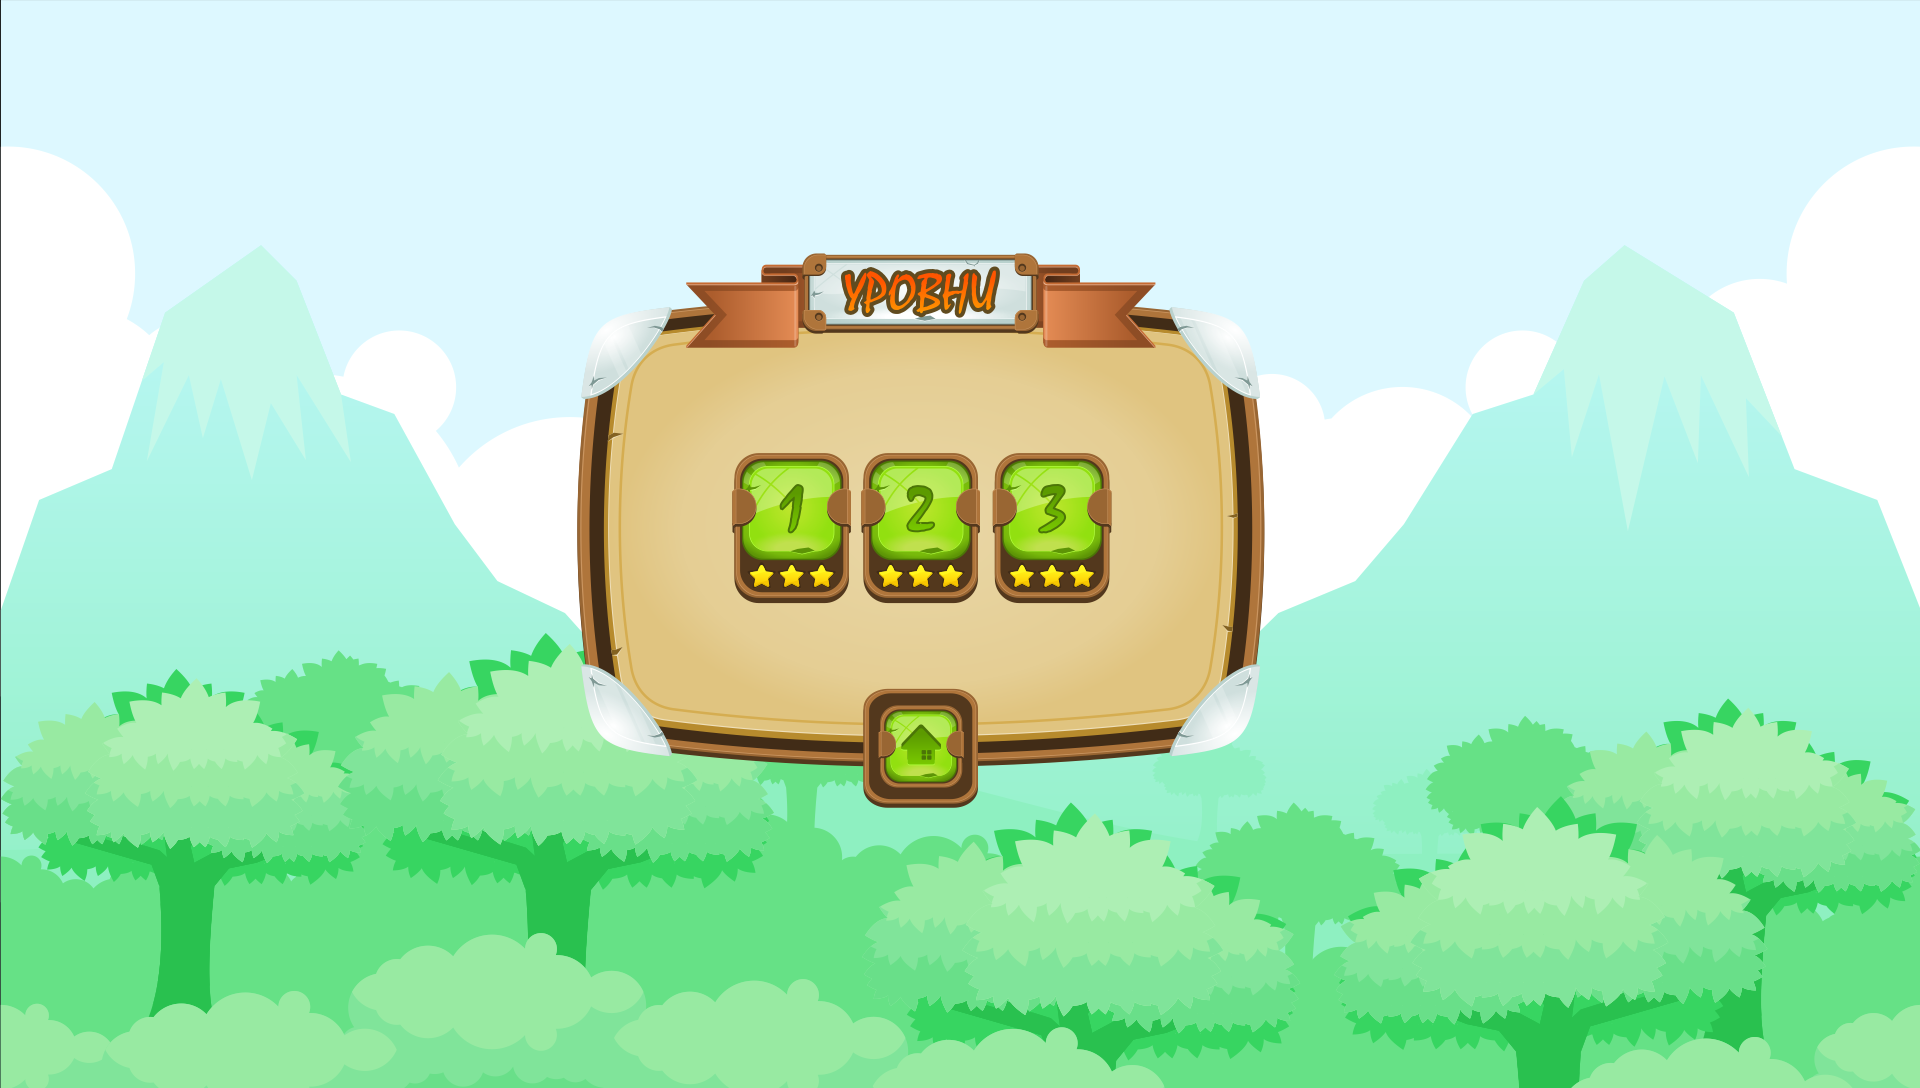

A level layout from a 2D game, rendered from its tile map. Below: a short description, then the map file with tile-grid data replaced by summaries:
An orthogonal 30x17 tile map with 64x64 px tiles, 1 tile layer (layer1) and 4 objects (start, 1, 2, 3).

<map version="1.4" tiledversion="1.4.2" orientation="orthogonal" renderorder="right-down" width="30" height="17" tilewidth="64" tileheight="64" infinite="0" nextlayerid="3" nextobjectid="5">
 <tileset firstgid="1" source="select.tsx" />
 <layer id="1" name="layer1" width="30" height="17">
  <data>[510 cells, 510 non-empty, 510 distinct tile ids]</data>
 </layer>
 <objectgroup id="2" name="button">
  <object id="1" name="start" x="884.667" y="710" width="73.3333" height="73.3333" />
  <object id="2" name="1" x="740.667" y="460" width="101.333" height="100" />
  <object id="3" name="2" x="869.667" y="460.333" width="101.333" height="100" />
  <object id="4" name="3" x="1001.67" y="460" width="101.333" height="100" />
 </objectgroup>
</map>
